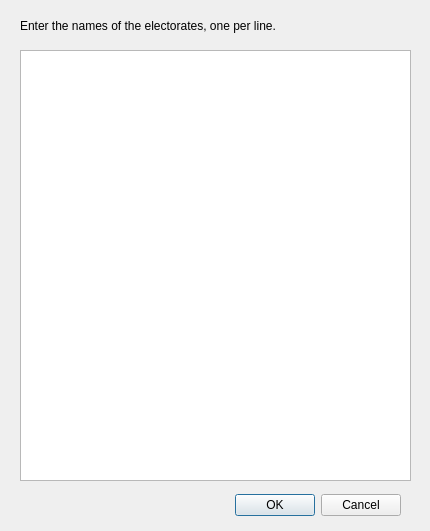
<?xml version="1.0" encoding="UTF-8"?>
<ui version="4.0">
 <class>ArrowsmithRedistrictDlgToolbox</class>
 <widget class="QDialog" name="ArrowsmithRedistrictDlgToolbox">
  <property name="geometry">
   <rect>
    <x>0</x>
    <y>0</y>
    <width>430</width>
    <height>531</height>
   </rect>
  </property>
  <property name="windowTitle">
   <string>Redistricting Parameters</string>
  </property>
  <widget class="QDialogButtonBox" name="boxButton">
   <property name="geometry">
    <rect>
     <x>60</x>
     <y>490</y>
     <width>341</width>
     <height>30</height>
    </rect>
   </property>
   <property name="orientation">
    <enum>Qt::Horizontal</enum>
   </property>
   <property name="standardButtons">
    <set>QDialogButtonBox::Cancel|QDialogButtonBox::Ok</set>
   </property>
  </widget>
  <widget class="QPlainTextEdit" name="txtElectorates">
   <property name="geometry">
    <rect>
     <x>20</x>
     <y>50</y>
     <width>391</width>
     <height>431</height>
    </rect>
   </property>
   <property name="backgroundVisible">
    <bool>false</bool>
   </property>
  </widget>
  <widget class="QLabel" name="label">
   <property name="geometry">
    <rect>
     <x>20</x>
     <y>10</y>
     <width>391</width>
     <height>31</height>
    </rect>
   </property>
   <property name="text">
    <string>Enter the names of the electorates, one per line.</string>
   </property>
  </widget>
 </widget>
 <resources/>
 <connections>
  <connection>
   <sender>boxButton</sender>
   <signal>accepted()</signal>
   <receiver>ArrowsmithRedistrictDlgToolbox</receiver>
   <slot>accept()</slot>
   <hints>
    <hint type="sourcelabel">
     <x>248</x>
     <y>254</y>
    </hint>
    <hint type="destinationlabel">
     <x>157</x>
     <y>274</y>
    </hint>
   </hints>
  </connection>
  <connection>
   <sender>boxButton</sender>
   <signal>rejected()</signal>
   <receiver>ArrowsmithRedistrictDlgToolbox</receiver>
   <slot>reject()</slot>
   <hints>
    <hint type="sourcelabel">
     <x>316</x>
     <y>260</y>
    </hint>
    <hint type="destinationlabel">
     <x>286</x>
     <y>274</y>
    </hint>
   </hints>
  </connection>
 </connections>
</ui>
